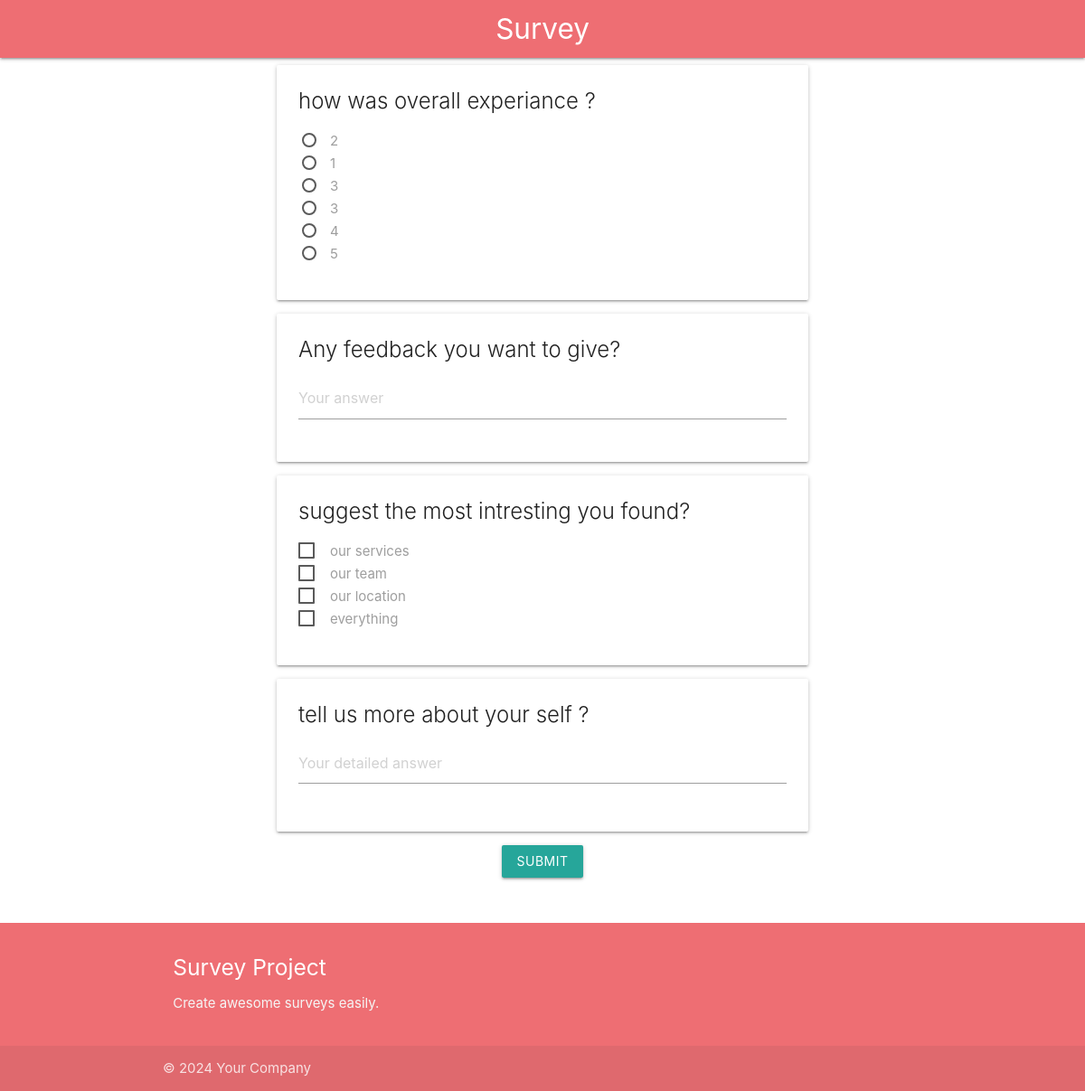
The page /survey_view/ on the database its author committed.
### home/models.py (models this page shows, shortened)
class Questions(models.Model):
    QUESTON_TYPE = (("Text", "Text"),( "BigText", "BigText"), ("Radio", "Radio"),
                    ("Checkbox", "Checkboz"))
    question = models.CharField(max_length=100)
    question_type = models.CharField(choices=QUESTON_TYPE, max_length=100, default="Text")

class Options(models.Model):
    question = models.ForeignKey(Questions, on_delete=models.CASCADE, related_name="options")
    option_name = models.CharField(max_length=100)

### home/views.py (the view, shortened to what this page needs)
# urls.py: path('survey_view/', survey_view),
def survey_view(request):
    questions = Questions.objects.all()
    return render(request, 'survey.html', {'questions': questions})

### home/templates/survey.html (shortened to what this page needs)
{% extends 'base.html' %}
{% block content %}
<div class="container">
    <form method="post">
        {% for question in questions %}
            <div class="card">
                <div class="card-content">
                    <span class="card-title">{{ question.question }}</span>
                    <div class="input-field">
                        {% if question.question_type == "Text" %}
                            <input type="text" name="response_{{ question.id }}" class="validate" placeholder="Your answer">
                        {% elif question.question_type == "BigText" %}
                            <textarea name="response_{{ question.id }}" class="materialize-textarea" placeholder="Your detailed answer"></textarea>
                        {% elif question.question_type == "Radio" %}
                            {% for option in question.options.all %}
                                <p>
                                    <label>
                                        <span>{{ option.option_name }}</span>
                                    </label>
                                </p>
                            {% endfor %}
                        {% elif question.question_type == "Checkbox" %}
                            {% for option in question.options.all %}
                                <p>
                                    <label>
                                        <span>{{ option.option_name }}</span>
                                    </label>
                                </p>
                            {% endfor %}
                        {% endif %}
                    </div>
                </div>
            </div>
        {% endfor %}
        <div class="center-align">
            <button type="submit" class="btn waves-effect waves-light">Submit</button>
        </div>
    </form>
</div>
{% endblock %}

### home/templates/base.html (shortened to what this page needs)
<!DOCTYPE html>
<html lang="en">
<head>
    <link href="https://cdnjs.cloudflare.com/ajax/libs/materialize/1.0.0/css/materialize.min.css" rel="stylesheet">
</head>
<body>
    <nav>
        <div class="nav-wrapper">
            <a href="#" class="brand-logo center">Survey</a>
        </div>
    </nav>
    <div class="container">
        {% block content %}
        {% endblock %}
    </div>
    <footer class="page-footer m5" style="margin-top: 50px;">
        <div class="container">
            <div class="row">
                <div class="col l6 s12">
                    <h5 class="white-text">Survey Project</h5>
                    <p class="grey-text text-lighten-4">Create awesome surveys easily.</p>
                </div>
            </div>
        </div>
        <div class="footer-copyright">
            <div class="container">
            © 2024 Your Company
            </div>
        </div>
    </footer>

### rows shown on the page
Questions: question "how was overall experiance ?"
Options: option_name "2"
Options: option_name "1"
Options: option_name "3"
Options: option_name "3"
Options: option_name "4"
Options: option_name "5"
Questions: question "Any feedback you want to give?"
Questions: question "suggest the most intresting you found?"
Options: option_name "our services"
Options: option_name "our team"
Options: option_name "our location"
Options: option_name "everything"
Questions: question "tell us more about your self ?", id "Your detailed answer"
